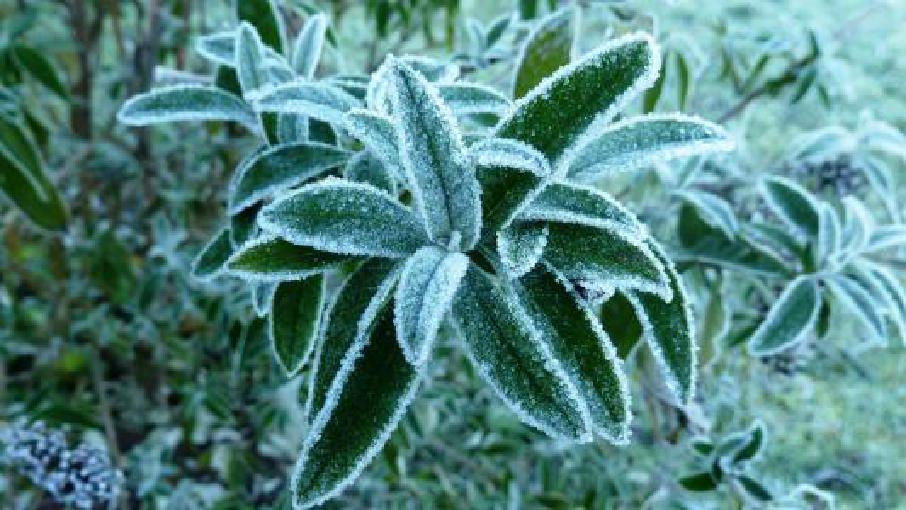
#> input picture images/0a4ac07b446045c29af03837f56c23ae.jpg, 906 x 510 px; its folder holds 4 pictures in this run
$ python test_mixup.py   (older library calls are emulated)
#> lines starting #> are read from the running program, lines starting #| are printed output that depends on the picture
### Mixup.py
# -*- coding: utf-8 -*-
"""
 @Time    : 19-9-22 下午7:00
 @Author  : yangzh
 @Email   : 1725457378@qq.com
 @File    : Mixup.py
"""
import numpy as np


def mixup(alpha, batch_x, batch_y):
    """

    :param alpha:
    :param batch_x:
    :param batch_y:
    :return:
    """

    size = batch_x.shape[0]
    l = np.random.beta(alpha, alpha, size)

    X_l = l.reshape(size, 1, 1, 1)
    y_l = l.reshape(size, 1)

    X1 = batch_x
    Y1 = batch_y
    X2 = batch_x[::-1]
    Y2 = batch_y[::-1]

    X = X1 * X_l + X2 * (1 - X_l)
    Y = Y1 * y_l + Y2 * (1 - y_l)

    return X, Y

### test_mixup.py
# -*- coding: utf-8 -*-
"""
 @Time    : 19-9-22 下午7:11
 @Author  : yangzh
 @Email   : 1725457378@qq.com
 @File    : test_mixup.py
"""
import glob as gb

import matplotlib.pyplot as plt
import numpy as np
from PIL import Image

from Mixup import mixup


def getData():
    batch_x = []
    size = 400
    img_path = gb.glob("./images/*.jpg")
    id = 0

    for ip in img_path:
        img = Image.open(ip)
#> img is the input picture: PIL image 906x510 RGB; mean R, G, B 84.1, 133.9, 131
        img = img.convert('RGB')
        img = img.resize((size, size), Image.ANTIALIAS)
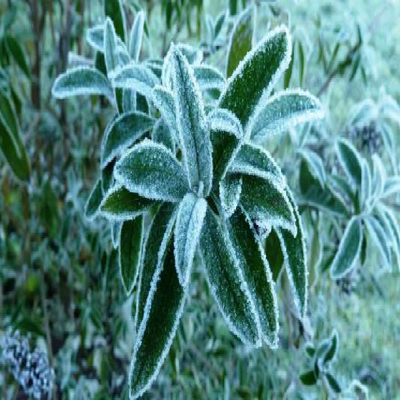
#> img: PIL image 400x400 RGB; mean R, G, B 84.1, 133.9, 131
        img = np.array(img)
        img = img[:, :, ::-1]
#> img: shape (400, 400, 3)
        batch_x.append(img)
#> pass 2 of the loop in getData, `for ip in img_path:`:
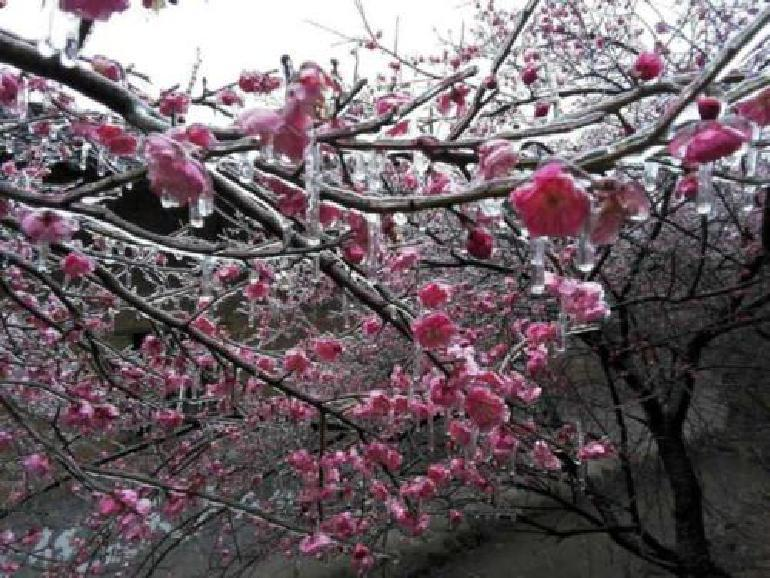
#> input picture images/0b594e7c70cc46eebd027791e72bee1e.jpg, 770 x 578 px
#> in getData, img is the input picture: PIL image 770x578 RGB; mean R, G, B 108.8, 96.4, 102.4
#> in getData, `img = img.resize((size, size), Image.ANTIALIAS)`:
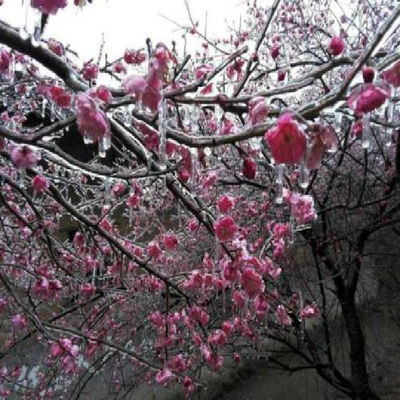
#> img: PIL image 400x400 RGB; mean R, G, B 108.8, 96.4, 102.4
#> pass 3 of the loop in getData, `for ip in img_path:`:
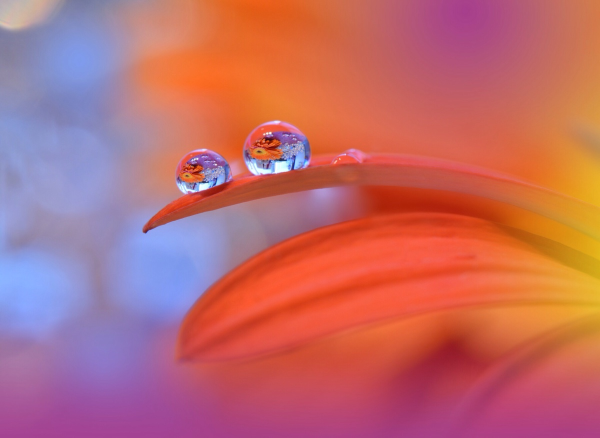
#> input picture images/0be5ba218e1746f8acdc82dc66c11969.jpg, 1200 x 875 px (shown at 1/2 size)
#> in getData, img is the input picture: PIL image 1200x875 RGB; mean R, G, B 189.9, 106.8, 109.4
#> in getData, `img = img.resize((size, size), Image.ANTIALIAS)`:
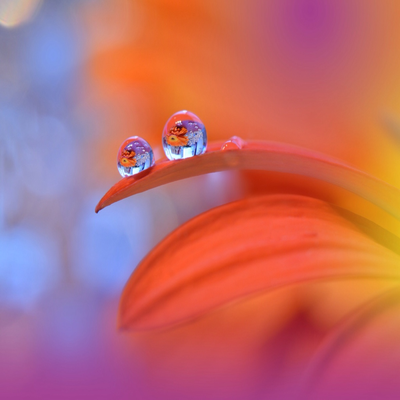
#> img: PIL image 400x400 RGB; mean R, G, B 189.9, 106.8, 109.4
#> the loop made 4 passes; the first 3 are shown
    batch_y = np.arange(0, 8, 1)
#> batch_y = [0, 1, 2, 3, 4, 5, 6, 7]
    batch_x = np.array(batch_x)
    return batch_x, batch_y


def convert_to_one_hot(y, C):
    return np.around(np.eye(C)[y.reshape(-1)].T,decimals=5)


if __name__ == '__main__':
    alpha = 0.5

    batch_x, batch_y = getData( )
    batch_y = convert_to_one_hot(batch_y, 8)

    batch_x, batch_y = mixup(alpha, batch_x, batch_y)
#> (the run stopped early here; a loop or call above may not have finished)
